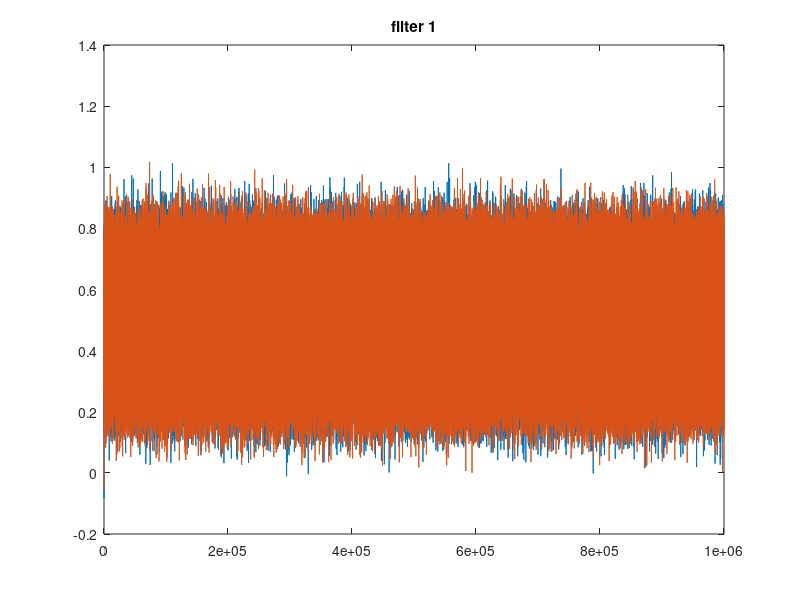
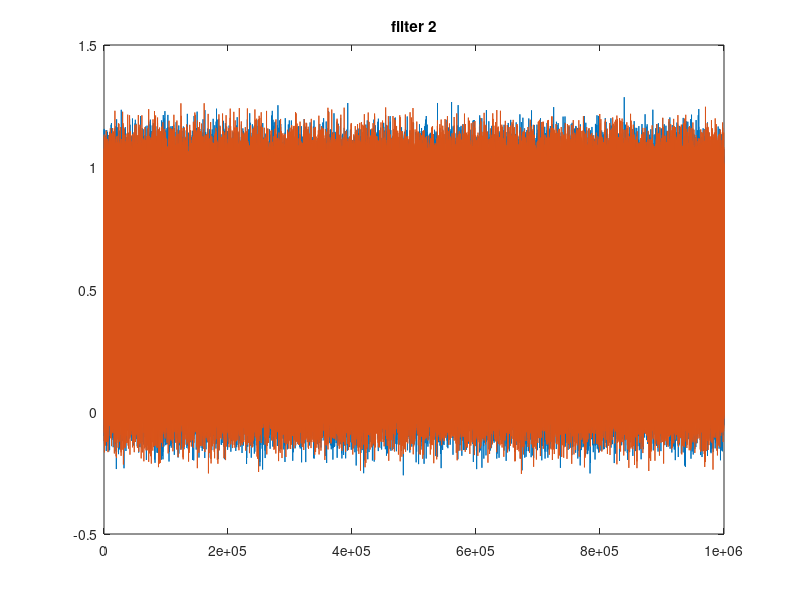

The MATLAB source for these figures, in order:
%next tutorial
clf;
L = 1000000;
res_hist = 100; %histogram resolution
cuttoff_freq1 = 0.2;    %small passband LPF    
cuttoff_freq2 = 0.7;    %large passband LPF

filt_coeffs1 = firls(13,[0 cuttoff_freq1 cuttoff_freq1+ 0.02 1],[1 1 0 0]);
%firls(n,f,a);
%n -> is the order of filter
%f ->is the frequency vector points between 
%0 and 1, 1 corresponds to
%nyquist frequency
%a corresponds to desired amplitdue at specified
%points in f
filt_coeffs2 = firls(12,[0 cuttoff_freq2 cuttoff_freq2+ 0.02 1],[1 1 0 0]);

%create input 2d gaussian random variable
x_in_phase = rand(1,L);%uniform random variable
x_q_phase = rand(1,L);%

%filter input random data stream
filt_output1 = filter(filt_coeffs1,1,(x_in_phase+1j.*x_q_phase));
x_in_out1 = real(filt_output1);
x_q_out1 = imag(filt_output1);
figure(1);


Z = x_in_out1.*x_q_out1;

%surf(x_in_out1,x_q_out1,Z);
%title('contour plot of FIR filter1');
%employ the second filter
filt_output2 = filter(filt_coeffs2,1,(x_in_phase+1j.*x_q_phase));
x_in_out2 = real(filt_output2);
x_q_out2 = imag(filt_output2); 

figure(1);
plot(x_in_out1);
hold on;
plot(x_q_out1);
hold off;
title('filter 1');

figure(2);
plot(x_in_out2);
hold on;
plot(x_q_out2);
hold off;
title('filter 2');
